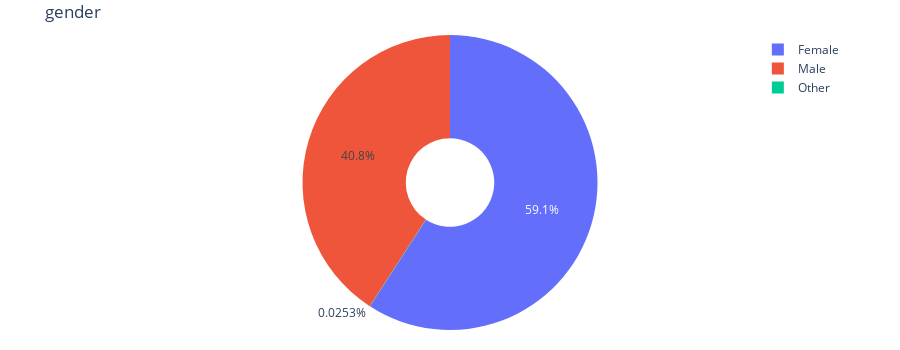
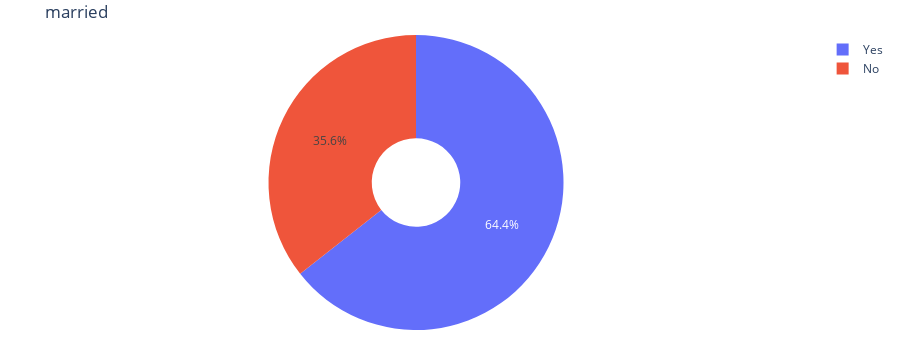
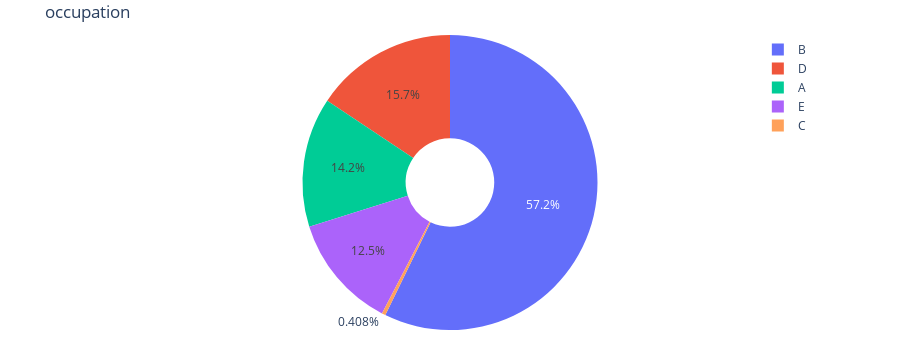
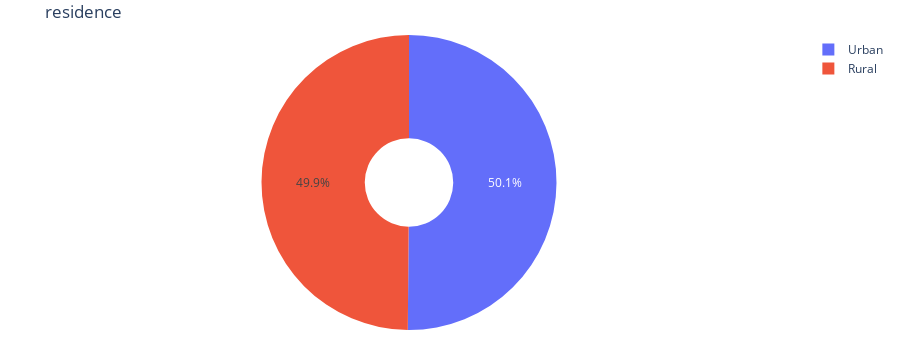

The cell these charts' notebook holds for them, in order:
### Code cell
#Check Missing Values
#look for way to fill missing values
for each in obcol+flcol:
    if each not in ['metric_1','age',
 'metric_2',
 'metric_4',
 'metric_5']:
        tempdf=df[each].value_counts().reset_index()
        fig = go.Figure(data=[go.Pie(labels=tempdf['index'],values=tempdf[each],hole=0.3)])
        fig.update_layout(height=350, showlegend=True)
        fig.update_layout(title_text=each,margin=dict(l=25, r=20, t=35, b=20))
        fig.show()

### Figure 1 — Plotly figure (JSON) as saved in the notebook; plotly's stock layout.template omitted (floating-point values rounded to 4 significant figures)
{"data": [{"hole": 0.3, "labels": ["Female", "Male", "Other"], "type": "pie", "values": [25665, 17724, 11]}], "layout": {"height": 350, "margin": {"b": 20, "l": 25, "r": 20, "t": 35}, "showlegend": true, "title": {"text": "gender"}}}

### Figure 2 — Plotly figure (JSON) as saved in the notebook; plotly's stock layout.template omitted (floating-point values rounded to 4 significant figures)
{"data": [{"hole": 0.3, "labels": ["Yes", "No"], "type": "pie", "values": [27938, 15462]}], "layout": {"height": 350, "margin": {"b": 20, "l": 25, "r": 20, "t": 35}, "showlegend": true, "title": {"text": "married"}}}

### Figure 3 — Plotly figure (JSON) as saved in the notebook; plotly's stock layout.template omitted (floating-point values rounded to 4 significant figures)
{"data": [{"hole": 0.3, "labels": ["B", "D", "A", "E", "C"], "type": "pie", "values": [24834, 6793, 6156, 5440, 177]}], "layout": {"height": 350, "margin": {"b": 20, "l": 25, "r": 20, "t": 35}, "showlegend": true, "title": {"text": "occupation"}}}

### Figure 4 — Plotly figure (JSON) as saved in the notebook; plotly's stock layout.template omitted (floating-point values rounded to 4 significant figures)
{"data": [{"hole": 0.3, "labels": ["Urban", "Rural"], "type": "pie", "values": [21756, 21644]}], "layout": {"height": 350, "margin": {"b": 20, "l": 25, "r": 20, "t": 35}, "showlegend": true, "title": {"text": "residence"}}}
